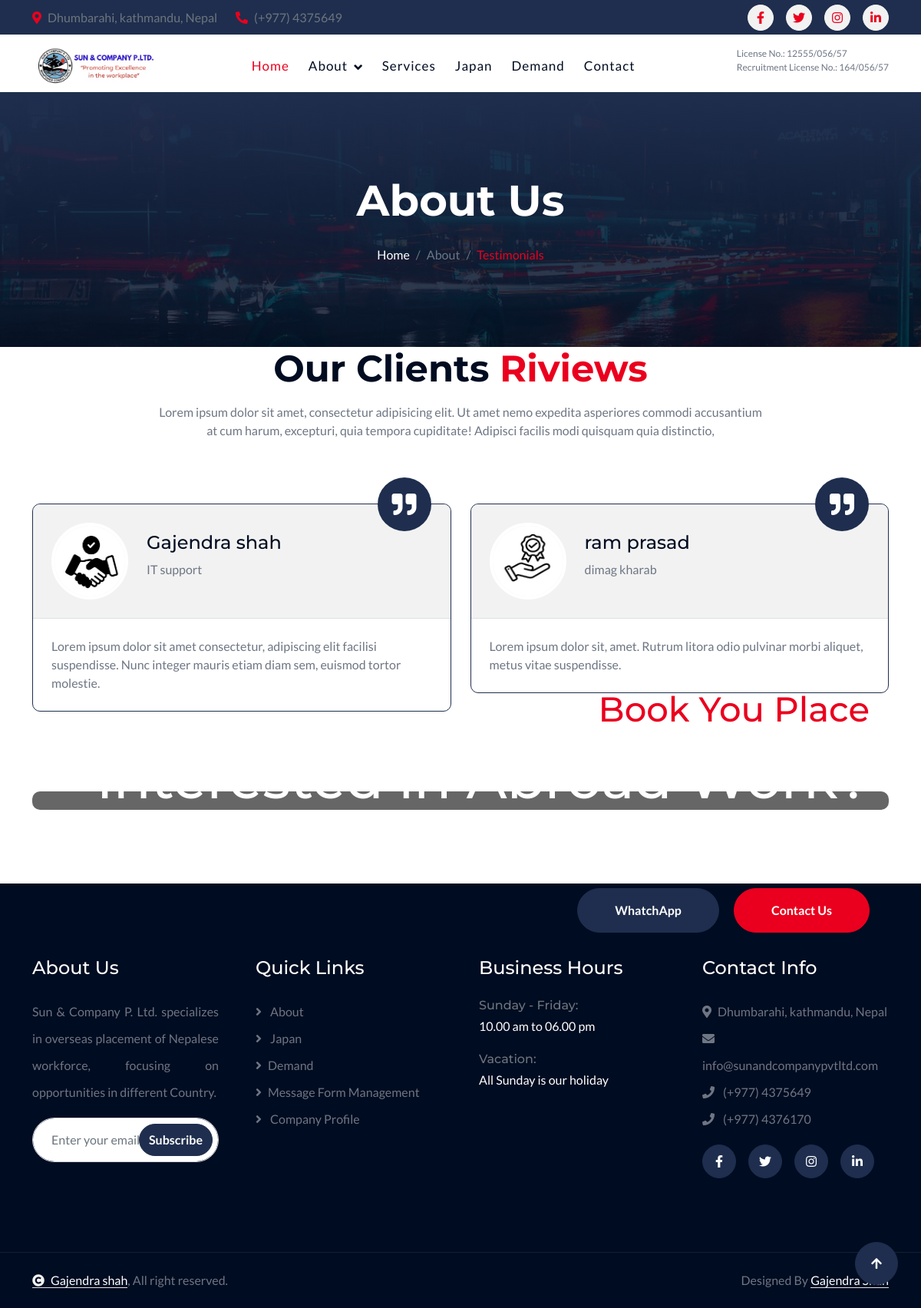
Screenshot of /testimonial with the database file from the repository.
### mainapp/models.py (models this page shows, shortened)
class clientReview (models.Model):
    reviewName = models.CharField(max_length=200)
    reviewImage = models.ImageField(upload_to="reviewimage")
    reviewProfession = models.CharField(max_length=200)
    reviewReview= models.TextField()
    reviewStart = models.IntegerField()

### mainapp/views.py (the view)
# urls.py: path("testimonial", views.testimonial, name="testimonial"),
def testimonial(request):
    review = clientReview.objects.all()
    return render(request, "about/testimonial.html",{'allreview': review,} )

### templates/about/testimonial.html (shortened to what this page needs)
{% load static %}
{% include "header.html" %}
<div class="container-fluid bg-breadcrumb">
    <div class="container text-center py-5" style="max-width: 900px;">
        <h4 class="text-white display-4 mb-4 wow fadeInDown" data-wow-delay="0.1s">About Us</h4>
        <ol class="breadcrumb d-flex justify-content-center mb-0 wow fadeInDown" data-wow-delay="0.3s">
            <li class="breadcrumb-item"><a href="{% url 'index' %}">Home</a></li>
            <li class="breadcrumb-item ">About</li>
            <li class="breadcrumb-item active text-primary">Testimonials</li>
        </ol>
    </div>
</div>
 <div class="container-fluid testimonial pb-5">
    <div class="container pb-5">
        <div class="text-center mx-auto pb-5 wow fadeInUp" data-wow-delay="0.1s" style="max-width: 800px;">
            <h1 class="display-5 text-capitalize mb-3">Our Clients<span class="text-primary"> Riviews</span></h1>
            <p class="mb-0">Lorem ipsum dolor sit amet, consectetur adipisicing elit. Ut amet nemo expedita asperiores commodi accusantium at cum harum, excepturi, quia tempora cupiditate! Adipisci facilis modi quisquam quia distinctio,
            </p>
        </div>
        <div class="owl-carousel testimonial-carousel wow fadeInUp" data-wow-delay="0.1s">
            {% for rev in allreview %}
                <div class="testimonial-item">
                    <div class="testimonial-quote"><i class="fa fa-quote-right fa-2x"></i>
                    </div>
                    <div class="testimonial-inner p-4">
                        <img src="{{ rev.reviewImage.url }}" class="img-fluid" alt="">
                        <div class="ms-4">
                            <h4>{{rev.reviewName }}</h4>
                            <p>{{rev.reviewProfession}}</p>
                        </div>
                    </div>
                    <div class="border-top rounded-bottom p-4">
                        <p class="mb-0">{{rev.reviewReview}}</p>
                    </div>
                </div>
            {% endfor %}
        </div>
    </div>
</div>
 <div class="container-fluid banner pb-5 wow zoomInDown" data-wow-delay="0.1s">
    <div class="container pb-5 mt-2">
        <div class="banner-item rounded">
            <div class="banner-content">
                <h2 class="text-primary">Book You Place</h2>
                <h1 class="text-white">Interested in Abroad Work?</h1>
                <p class="text-white">Don't hesitate and send us a message.</p>
                <div class="banner-btn">
                    <a href="#" class="btn btn-secondary rounded-pill py-3 px-4 px-md-5 me-2">WhatchApp</a>
                    <a href="#" class="btn btn-primary rounded-pill py-3 px-4 px-md-5 ms-2">Contact Us</a>
                </div>
            </div>
        </div>
    </div>
</div>
{% include "footer.html" %}

### static/css/style.css (style rules this page uses)
.btn { font-weight: 600; transition: .5s; }
.btn.btn-primary { color: var(--bs-white); }
.btn.btn-secondary { color: var(--bs-white); }
.bg-breadcrumb { position: relative; overflow: hidden; background: linear-gradient(rgba(31, 46, 78, 1), rgba(0, 12, 33, 0.8)), url(../img/fact-bg.jpg); background-position: center top; background-repeat: no-repeat; background-size: cover; padding: 60px 0 60px 0; transition: 0.5s; }
.bg-breadcrumb .breadcrumb { position: relative; }
.bg-breadcrumb .breadcrumb .breadcrumb-item a { color: var(--bs-white); }
.banner .banner-item { position: relative; width: 100%; height: 100%; border-radius: 10px; transition: 0.5s; z-index: 1; }
.banner .banner-item::after { content: ""; position: absolute; width: 100%; height: 100%; top: 0; left: 0; border-radius: 10px; background: rgba(0, 0, 0, .6); z-index: 2; }
.banner .banner-item .banner-content { position: absolute; width: 100%; height: 100%; top: 0; right: 0; margin-left: 0; margin-bottom: 0; padding: 25px; border-radius: 10px; display: flex; flex-direction: column; justify-content: center; align-items: end; z-index: 5; }
@media (min-width: 992px) { .banner .banner-item .banner-content h2 { font-size: 45px; margin-bottom: 20px; } }
@media (min-width: 992px) { .banner .banner-item .banner-content h1 { font-size: 72px; margin-bottom: 20px; } }
@media (min-width: 992px) { .banner .banner-item .banner-content p { font-size: 40px; margin-bottom: 20px; } }
.testimonial .testimonial-item { position: relative; margin-top: 35px; border: 1px solid var(--bs-secondary); border-radius: 10px; }
.testimonial .testimonial-item .testimonial-quote { position: absolute; width: 70px; height: 70px; top: 0; right: 25px; transform: translateY(-50%); border-radius: 70px; color: var(--bs-white); background: var(--bs-secondary); display: flex; align-items: center; justify-content: center; }
.testimonial .testimonial-item .testimonial-inner { display: flex; align-items: center; background: var(--bs-light); border-top-left-radius: 10px; border-top-right-radius: 10px; }
.testimonial .testimonial-item .testimonial-inner img { width: 100px; height: 100px; border-radius: 100px; border: 4px solid var(--bs-white); }

### rows the page displays
clientReview: reviewImage (picture), reviewName "Gajendra shah", reviewProfession "IT support", reviewReview "Lorem ipsum dolor sit amet consectetur, adipiscing elit facilisi suspendisse. Nunc integer mauris etiam diam sem, euismod tortor molestie."
clientReview: reviewImage (picture), reviewName "ram prasad", reviewProfession "dimag kharab", reviewReview "Lorem ipsum dolor sit, amet. Rutrum litora odio pulvinar morbi aliquet, metus vitae suspendisse."
